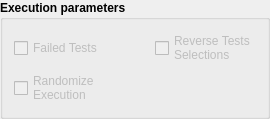
       <widget class="QGroupBox" name="execution_parameters_groupbox">
        <property name="font">
         <font>
          <weight>75</weight>
          <bold>true</bold>
         </font>
        </property>
        <property name="title">
         <string>Execution parameters</string>
        </property>
        <layout class="QGridLayout" name="gridLayout_10">
         <item row="0" column="0">
          <widget class="QCheckBox" name="run_only_failed">
           <property name="enabled">
            <bool>false</bool>
           </property>
           <property name="sizePolicy">
            <sizepolicy hsizetype="Fixed" vsizetype="Minimum">
             <horstretch>0</horstretch>
             <verstretch>0</verstretch>
            </sizepolicy>
           </property>
           <property name="minimumSize">
            <size>
             <width>135</width>
             <height>20</height>
            </size>
           </property>
           <property name="maximumSize">
            <size>
             <width>135</width>
             <height>20</height>
            </size>
           </property>
           <property name="font">
            <font>
             <weight>50</weight>
             <bold>false</bold>
            </font>
           </property>
           <property name="toolTip">
            <string>If selected, only failed testcases will be executed.</string>
           </property>
           <property name="text">
            <string>Failed Tests</string>
           </property>
          </widget>
         </item>
         <item row="1" column="0">
          <widget class="QCheckBox" name="random_execution">
           <property name="enabled">
            <bool>false</bool>
           </property>
           <property name="font">
            <font>
             <weight>50</weight>
             <bold>false</bold>
            </font>
           </property>
           <property name="toolTip">
            <string>If this checkbox is checked, tests will be executed in random order</string>
           </property>
           <property name="text">
            <string>Randomize 
Execution</string>
           </property>
          </widget>
         </item>
         <item row="0" column="1">
          <widget class="QCheckBox" name="cb_run_unselected">
           <property name="enabled">
            <bool>false</bool>
           </property>
           <property name="font">
            <font>
             <weight>50</weight>
             <bold>false</bold>
            </font>
           </property>
           <property name="toolTip">
            <string>&lt;html&gt;&lt;head/&gt;&lt;body&gt;&lt;p&gt;Select this checkbox if you want to reverse the tests selections&lt;/p&gt;&lt;/body&gt;&lt;/html&gt;</string>
           </property>
           <property name="text">
            <string>Reverse Tests
Selections</string>
           </property>
          </widget>
         </item>
        </layout>
       </widget>
